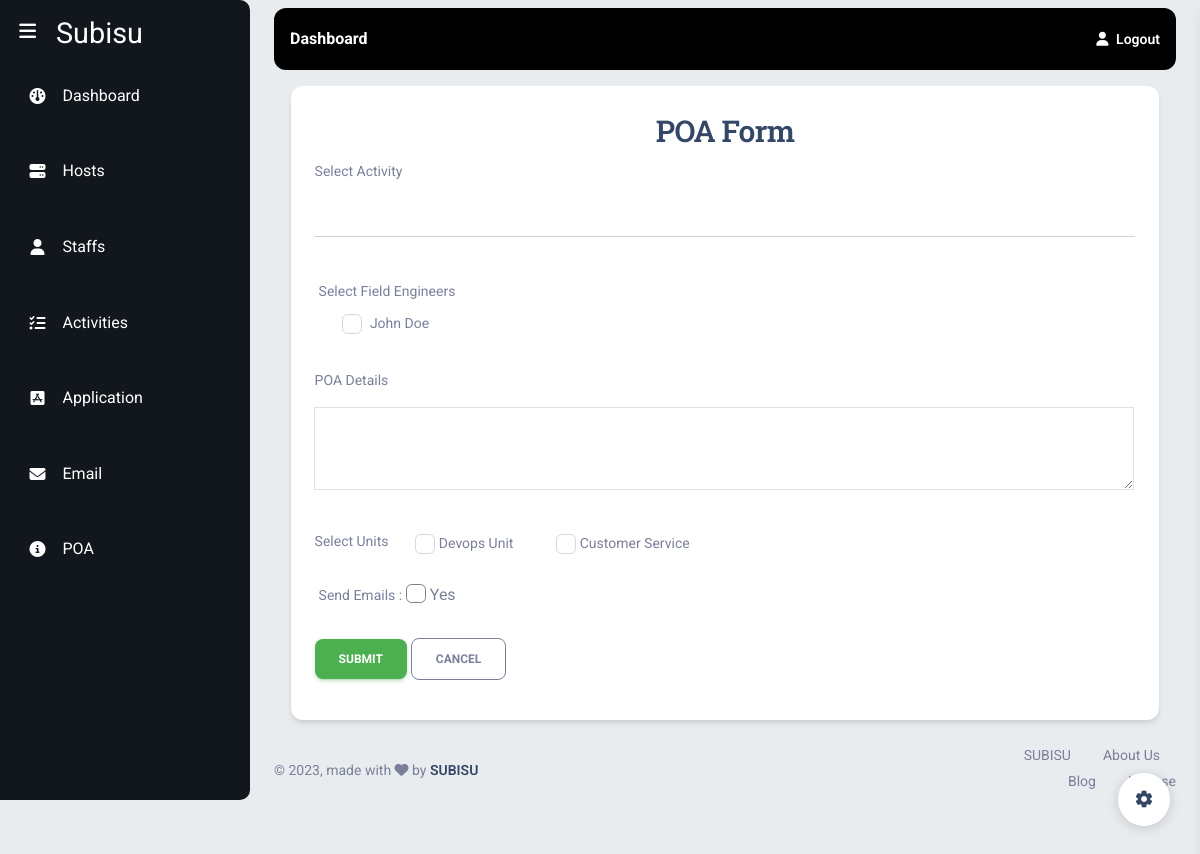
Page /create-poa/ (signed in) on the committed database.
### Models/staffs.py (models this page shows, shortened)
class Staffs(models.Model):
    user = models.OneToOneField(User,  on_delete=models.CASCADE, related_query_name='staff', null=True)
    firstName = models.CharField(max_length = 100)
    middleName = models.CharField(max_length=100, null = True, blank = True)
    lastName = models.CharField(max_length=100)
    empId = models.IntegerField()
    unitId = models.ForeignKey(Units, on_delete=models.PROTECT)
    email = models.EmailField()
    status = models.BooleanField(default= True)

### Models/units.py (models this page shows, shortened)
class Units(models.Model):
    name = models.CharField(max_length = 100)
    departmentId = models.ForeignKey(Departments, on_delete=models.PROTECT)
    unitHead = models.CharField(max_length=100)
    email = models.EmailField()
    status = models.BooleanField(default=True)

### subisu/views.py (the view, shortened to what this page needs)
# urls.py: path('create-poa/', create_poa, name='create_poa'),
@login_required()
def create_poa(request):
    unit = get_logged_user_info(request)[1]\
    activities = Activities.objects.filter(Q(status=ACTIVITY_STATUS[0][0]) | Q(status=ACTIVITY_STATUS[1][0]), contact = unit)
    field_engineers = Staffs.objects.filter(status = True, unitId = unit)
    units = Units.objects.filter(status=True)
    context = {
        'activities': activities,
        'field_engineers': field_engineers,
        'units': units
    }
    return render(request, 'subisu/create_poa.html', context)

### subisu/views.py (called while the page is built)
def get_logged_user_info(request):
    if request.user.is_authenticated:
        user = request.user
        staff = Staffs.objects.get(user = user) # getting the user
        unit = staff.unitId # getting the unit of staff
        department = unit.departmentId # getting the department
        return [staff, unit, department]  # return the data in a list

### task/context_processors.py (called while the page is built)
def request_processor(request):
    return {'request': request}

### templates/subisu/create_poa.html (shortened to what this page needs)
{%extends 'subisu/base.html'%}
{%block start%}
<div class="row justify-content-center mt-3">
    <div class="col-md-11">
        <div class="card ">
            <div class="card-body">
            <h3 class="card-title text-center">POA Form</h3>
            <form method="POST" action="{% url 'create_poa' %}">
                <div class="input-group input-group-static mb-4">
                    <label for="id_activity_id">Select Activity</label>
                    <select id="id_activity_id" name="activity_id" class="form-control input-group input-group-outline my-3">
                    </select>
                  </div>
                <div class="form-group mb-4">
                    <label>Select Field Engineers</label><br>
                    {% for field_engineer in field_engineers %}
                      <div class="form-check form-check-inline">
                        <input type="checkbox" name="field_engineer[]" value="{{ field_engineer.id }}" class="form-check-input">
                        <label class="form-check-label">{{ field_engineer.firstName }} {% if field_engineer.middleName %} {{ field_engineer.middleName }} {% endif %} {{ field_engineer.lastName }}</label>
                      </div>
                    {% endfor %}
                  </div>
                <div class="input-group input-group-static mb-4">
                  <label for="id_poa_details">POA Details</label>
                  <textarea id="id_poa_details" name="poa_details" class="input-group input-group-outline my-3 border" rows="3"></textarea>
                </div>
                <div class="input-group input-group-static mb-4">
                    <label>Select Units</label><br>
                    {% for unit in units %}
                    <div class="form-check form-check-inline">
                        <input type="checkbox" name="units[]" value="{{ unit.id }}" class="form-check-input">
                        <label class="form-check-label">{{ unit.name }}</label>
                    </div>
                    {% endfor %}
                </div>
                <div class="form-group mb-4">
                    <label for="id_send_email" class="form-check-label">Send Emails : </label>
                    <input type="checkbox" id="id_send_email" name="send_email" class="form-check-input send-email" style="border:0.3px solid grey; "> Yes
                  </div>
                <button type="submit" class="btn btn-success">Submit</button>
                <a  class="btn btn-outline-secondary" href="{%url 'hosts'%}">Cancel</a>
              </form>
        </div>
    </div>
</div>
{%endblock%}

### rows in the picture
Staffs: firstName "John", lastName "Doe"
Units: name "Devops Unit"
Units: name "Customer Service"
